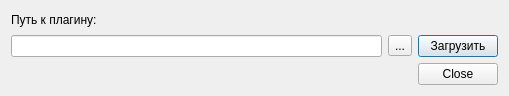
<?xml version="1.0" encoding="UTF-8"?>
<ui version="4.0">
 <class>MainDialog</class>
 <widget class="QDialog" name="MainDialog">
  <property name="geometry">
   <rect>
    <x>0</x>
    <y>0</y>
    <width>509</width>
    <height>96</height>
   </rect>
  </property>
  <property name="windowTitle">
   <string>MainDialog</string>
  </property>
  <layout class="QGridLayout" name="gridLayout_2">
   <item row="0" column="0">
    <layout class="QGridLayout" name="gridLayout">
     <item row="1" column="1">
      <widget class="QToolButton" name="btnSelect">
       <property name="text">
        <string>...</string>
       </property>
      </widget>
     </item>
     <item row="1" column="0">
      <widget class="QLineEdit" name="lineEdit"/>
     </item>
     <item row="1" column="2">
      <widget class="QPushButton" name="btnCreate">
       <property name="text">
        <string>Загрузить</string>
       </property>
      </widget>
     </item>
     <item row="0" column="0">
      <widget class="QLabel" name="label">
       <property name="text">
        <string>Путь к плагину:</string>
       </property>
      </widget>
     </item>
    </layout>
   </item>
   <item row="1" column="0">
    <widget class="QDialogButtonBox" name="buttonBox">
     <property name="standardButtons">
      <set>QDialogButtonBox::Close</set>
     </property>
    </widget>
   </item>
  </layout>
 </widget>
 <resources/>
 <connections/>
</ui>
